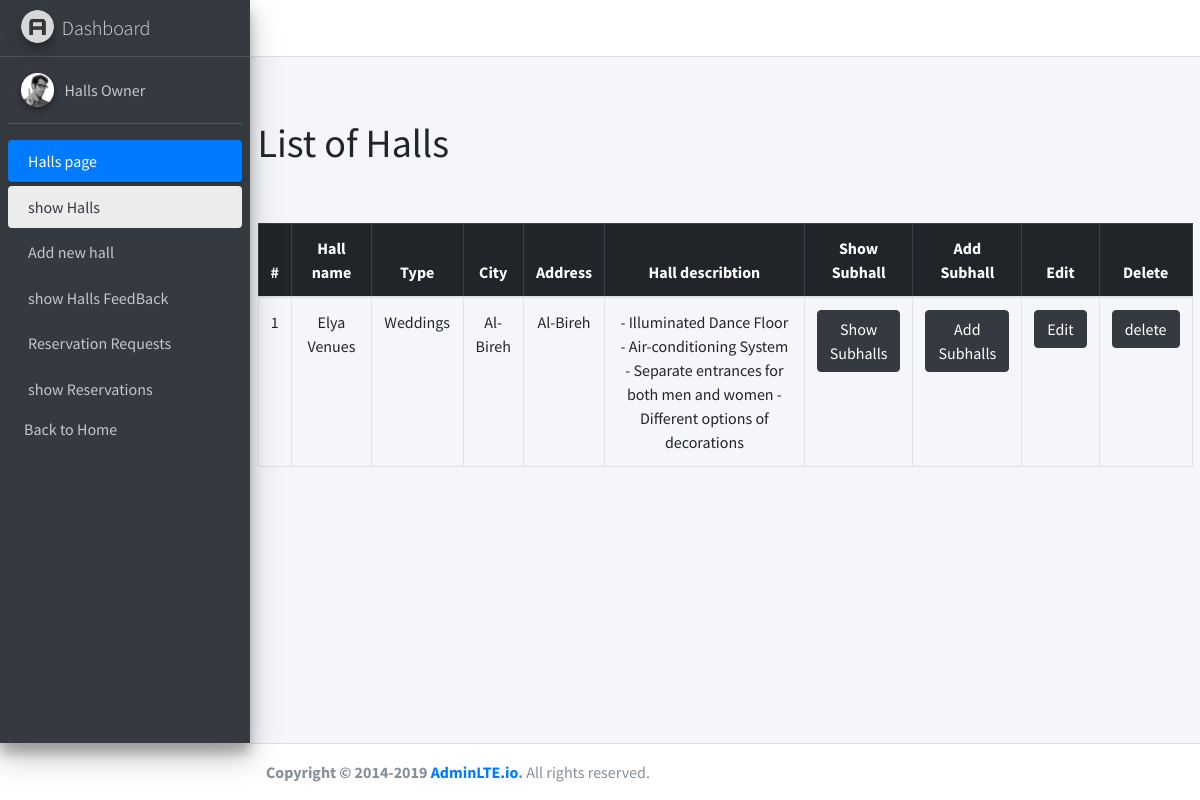
The page /admin/showhallowner.php (signed in) on the database as committed earlier.
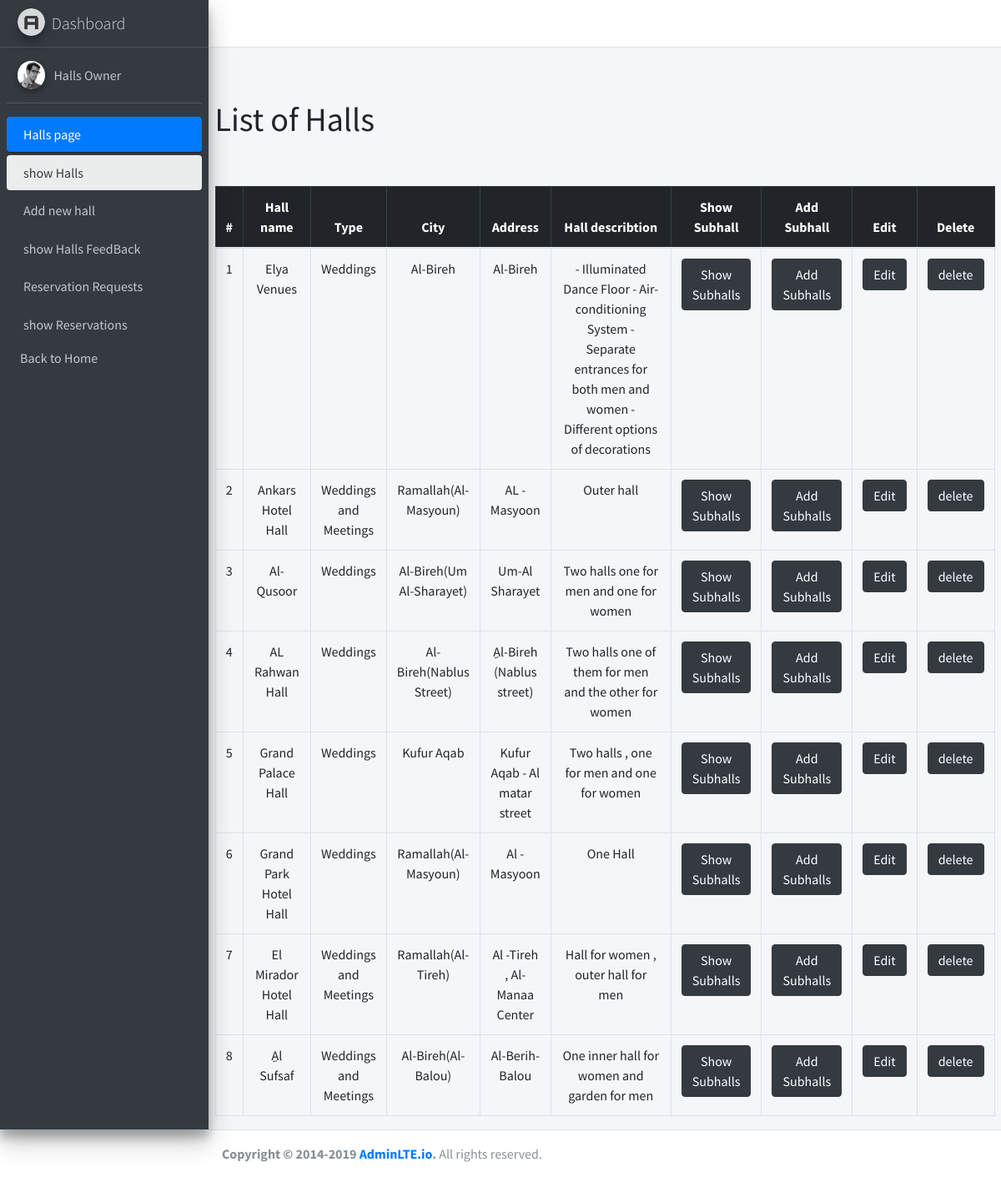
The same page on the database as committed later.
### tables this page shows
CREATE TABLE `halls` (
  `id` int NOT NULL,
  `name` varchar(200) NOT NULL,
  `type` int NOT NULL,
  `city` enum('Birzeit','Jifna','Betonya','Kufur Aqab','Ramallah','Ramallah(Al-Masayif)','Ramallah(Al-Tireh)','Ramallah (Al-Irsal)','Ramallah(Al-Masyoun)','Al-Bireh','Al-Bireh(Nablus Street)','Al-Bireh(Al-Balou)','Al-Bireh(Um Al-Sharayet)','Al-Bireh(Al-Quds Street)') NOT NULL,
  `address` varchar(255) NOT NULL,
  `hall_describtion` varchar(500) NOT NULL,
  `image` varchar(500) NOT NULL,
  `image_view` varchar(255) NOT NULL,
  `video_view` varchar(500) NOT NULL,
  `user_id` int NOT NULL,
  `status` enum('pending','approved','canceled') NOT NULL DEFAULT 'pending'
);

### admin/handlers/get_owner_hall.php (called while the page is built)
<?php
$test= $_SESSION['userId'];
$sql="SELECT h.id,h.name,h.type,h.city,h.address, h.hall_describtion,h.status FROM halls h where h.user_id ='$test'";
$sqlResult=mysqli_query($conn,$sql);
$hallData=mysqli_fetch_all($sqlResult);
?>

### admin/showhallowner.php (the view, shortened to what this page needs)
<?php session_start();
require("handlers/db.php");
require("handlers/get_owner_hall.php");
$test= $_SESSION['userId'];
$sql="SELECT h.id,h.name,h.type,h.city,h.address, h.hall_describtion FROM halls h where h.user_id ='$test'";
$query=mysqli_query($conn,$sql);
if(mysqli_num_rows($query)>0){
    $halls=mysqli_fetch_all($query,MYSQLI_ASSOC);
    }
require("inc/header.php");
?>
<main role="main" class="flex-shrink-0 ">
        <div class="container">
        <br>
            <h1>List of Halls</h1>
            <br>
        <br>
            <table class="table table-bordered text-center justify-content-start">
                <thead  class="table-dark">
                    <tr>
                    <th scope="col">#</th>
                    <th scope="col"  style="width:10%">Hall name</th>
                    <th scope="col"  style="width:10%">Type</th>
                    <th scope="col">City</th>
                    <th scope="col">Address</th>
                    <th scope="col"style="width:40%">Hall describtion</th>
                    <th scope="col"style="width:10%">Show Subhall</th>
                    <th scope="col"style="width:10%">Add Subhall</th>
                    <th scope="col">Edit</th>
                    <th scope="col">Delete</th>
                    </tr>
                </thead>
                <tbody>
<?php
if(isset($halls)){
foreach($hallData as $index=>$halls){?>
    <tr>
    <td><?=$index+1;?></td>
    <td><?=$halls[1];
    ?></td>
   <td><?php
    if ($halls[2]=='1'){
echo "Weddings";
}else if ($halls[2]=='2'){
    echo "Meetings";
}
else if ($halls[2]=='3'){
    echo "Weddings and Meetings";
}
?></td>
    <td><?=$halls[3];?></td>
    <td><?=$halls[4];?></td>
    <td><?=$halls[5];?></td>
    <td><a href="showsubhalls.php?hallId=<?= $_SESSION['hallId'];?>"class="btn btn-dark">Show Subhalls</a></td>
    <td><a href="creatsubhalls.php?hallId=<?= $_SESSION['hallId'];?>"class="btn btn-dark">Add Subhalls</a></td>
    <td><a href="edit-hall.php?hallId=<?= $_SESSION['hallId'];?>"class="btn btn-dark">Edit</a></td>
   <td><a href="handlers/deletehall.php?hallId=<?= $_SESSION['hallId'];?>"class="btn btn-dark">delete</a></td>
    </tr>
<?php }
}
else{?>
  <tr>
    <td colspan="6" class="text-center">No Halls Added</td>
  </tr>
  <?php
} ?>
                </tbody>
            </table>
        </div>
    </main>
  <?php
require("inc/footer.php");
?>

### admin/inc/header.php (shortened to what this page needs)
<!DOCTYPE html>
<html lang="en">
<head>
  <link rel="stylesheet" href="assets/css/fontawesome.all.css">
  <link rel="stylesheet" href="assets/css/adminlte.css">
</head>
<body class="hold-transition sidebar-mini">
<div class="wrapper">
  <nav class="main-header navbar navbar-expand navbar-white navbar-light">
    <ul class="navbar-nav">
      <li class="nav-item">
        <a class="nav-link" data-widget="pushmenu" href="#" role="button"><i class="fas fa-bars"></i></a>
      </li>
    </ul>
  </nav>
  <aside class="main-sidebar sidebar-dark-primary elevation-4">
    <a href="#" class="brand-link">
      <img src="assets/img/logo.png" alt="AdminLTE Logo" class="brand-image img-circle elevation-3"
           style="opacity: .8">
      <span class="brand-text font-weight-light">Dashboard</span>
    </a>
    <div class="sidebar">
      <div class="user-panel mt-3 pb-3 mb-3 d-flex">
        <div class="image">
          <img src="assets/img/user-profile.jpg" class="img-circle elevation-2" alt="User Image">
        </div>
        <div class="info">
        <?php  if (($_SESSION['usertype'] == 'owner') ){
?>
          <a href="#" class="d-block">Halls Owner</a>
    <?php    }?>
        </div>
      </div>
      <nav class="mt-2">
        <ul class="nav nav-pills nav-sidebar flex-column" data-widget="treeview" role="menu" data-accordion="false">
          <?php if( ($_SESSION['usertype'] == 'owner') ){?>
          <li class="nav-item has-treeview menu-open">
            <a href="#" class="nav-link active">
              <p>
                Halls page
              </p>
            </a>
            <ul class="nav nav-treeview">
              <li class="nav-item">
                <a href="showhallowner.php" class="nav-link active ">
                  <p>show Halls</p>
                </a>
              </li>
              <li class="nav-item">
                <a href="createhall.php" class="nav-link ">
                  <p>Add new hall</p>
                </a>
              </li>
              <li class="nav-item">
                <a href="showlistFeedBacksubhall.php" class="nav-link  ">
                  <p>show Halls FeedBack</p>
                </a>
              </li>
              <li class="nav-item">
                <a href="ShowReservations.php" class="nav-link ">
                  <p>Reservation Requests</p>
                </a>
              </li>
              <li class="nav-item">
                <a href="Showresowner.php" class="nav-link  ">
                  <p>show Reservations</p>
                </a>
              </li>
            </ul>
          </li>  <?php }?>
        </ul>
      </nav>
      <?php if( ($_SESSION['usertype']!= 'owner') ){?>
      <div class="float-left d-none d-sm-inline">
    <a class="dropdown-item" href="../admin/handlers/logout.php">logout</a>
    </div>
    <?php }else{?>
      <div class="float-left d-none d-sm-inline">
    <a class="dropdown-item" href="../admin/handlers/logout.php">Back to Home</a>
    </div>
    <?php }?>
    </div>
  </aside>
  <div class="content-wrapper">
    <div class="content-header">
    </div>

### admin/inc/footer.php (shortened to what this page needs)
</div>
      </div>
  <footer class="main-footer">
    <strong>Copyright &copy; 2014-2019 <a href="https://adminlte.io">AdminLTE.io</a>.</strong> All rights reserved.
  </footer>
</body>
</html>

Rows that differ between the two databases and show on the page:
added halls: name "Ankars Hotel Hall", type "Weddings and Meetings", city "Ramallah(Al-Masyoun)", address "AL - Masyoon", hall_describtion "Outer hall"
added halls: name "Al-Qusoor", type "Weddings", city "Al-Bireh(Um Al-Sharayet)", address "Um-Al Sharayet", hall_describtion "Two halls one for men and one for women"
added halls: name "AL Rahwan Hall", type "Weddings", city "Al-Bireh(Nablus Street)", address "ِAl-Bireh (Nablus street)", hall_describtion "Two halls one of them for men and the other for women"
added halls: name "Grand Palace Hall", type "Weddings", city "Kufur Aqab", address "Kufur Aqab - Al matar street", hall_describtion "Two halls , one for men and one for women"
added halls: name "Grand Park Hotel Hall", type "Weddings", city "Ramallah(Al-Masyoun)", address "Al -Masyoon", hall_describtion "One Hall"
added halls: name "El Mirador Hotel Hall", type "Weddings and Meetings", city "Ramallah(Al-Tireh)", address "Al -Tireh , Al-Manaa Center", hall_describtion "Hall for women , outer hall for men"
added halls: name "ِAl Sufsaf", type "Weddings and Meetings", city "Al-Bireh(Al-Balou)", address "Al-Berih- Balou", hall_describtion "One inner hall for women and garden for men"
